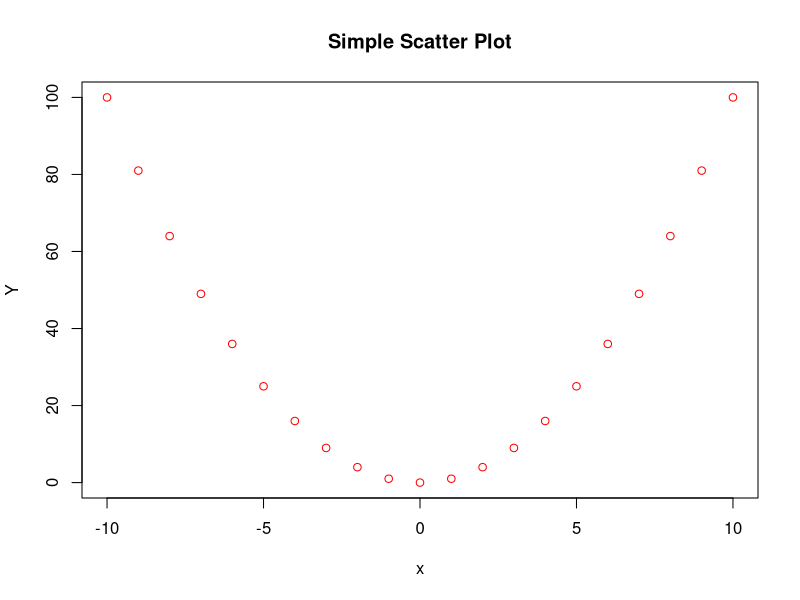

This chart was generated by the following R code:
# Simple Plot
# Generate data
x <- -10:10
y <- x^2

# Plot
plot(x, y, main = "Simple Scatter Plot", col = "red", xlab = "x", ylab = "Y")
